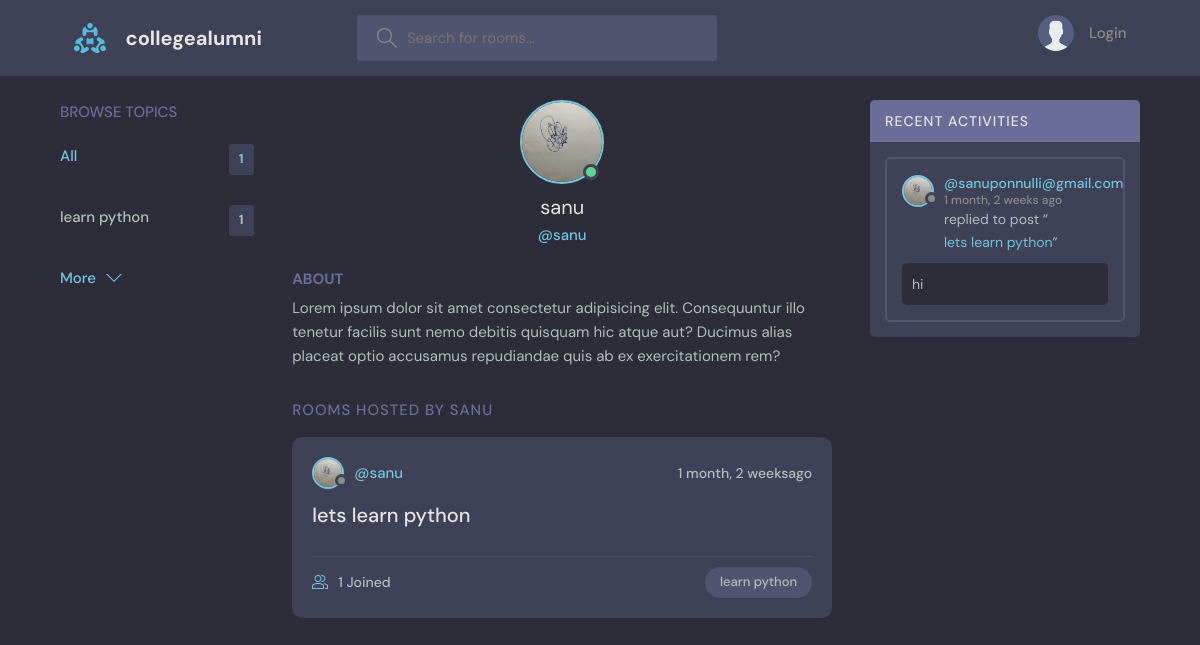
The app's page /profile/1/, older data.
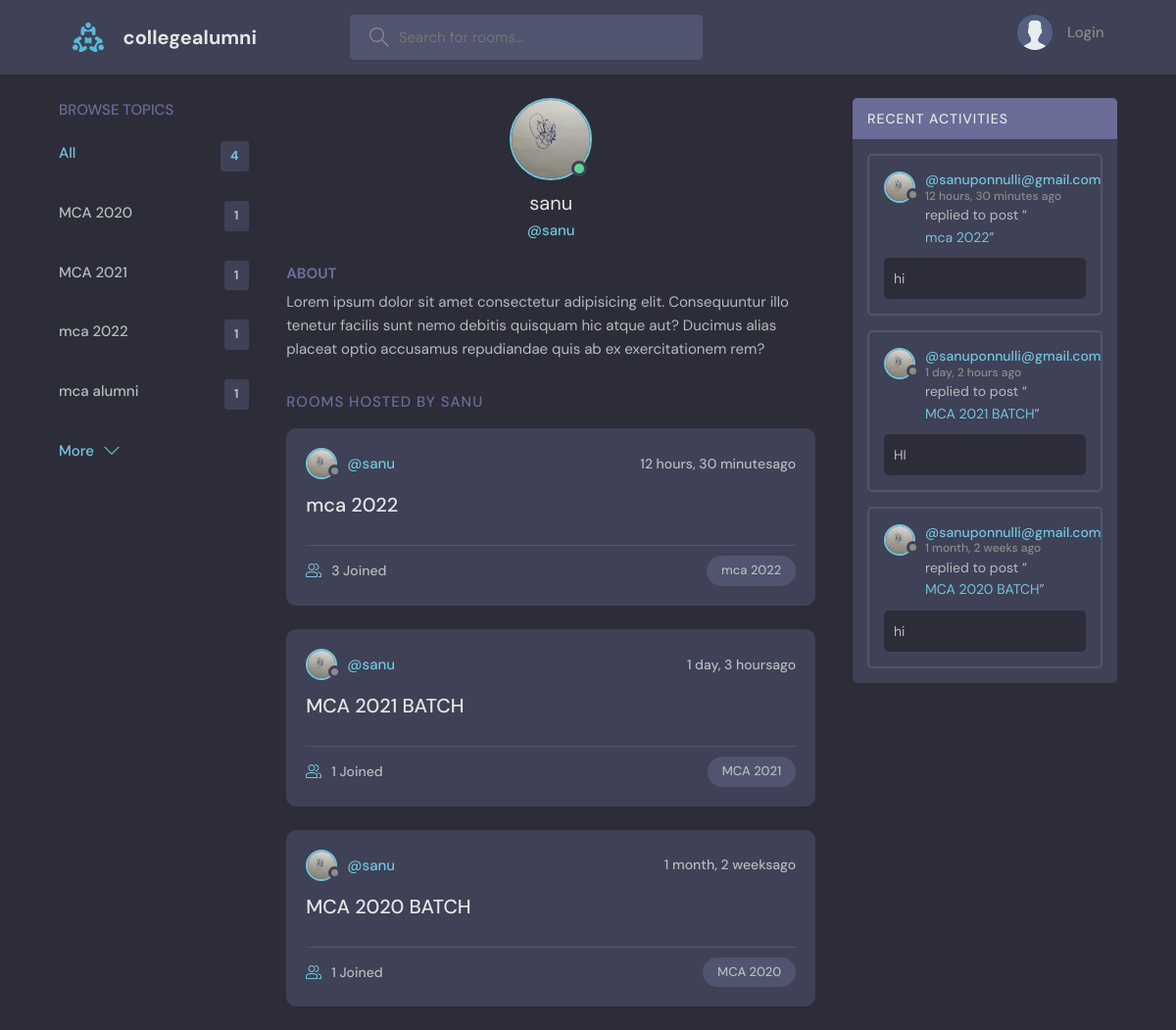
The same page, newer data.
### base/models.py (models this page shows, shortened)
class Topic(models.Model):
    name=models.CharField(max_length=200)

class User(AbstractUser):
    name = models.CharField(max_length=200,null=True)
    email= models.EmailField(null=True,unique=True)
    bio=models.TextField(null=True)
    avatar=models.ImageField(null=True, default='avatar.svg')
    USERNAME_FIELD='email'
    REQUIRED_FIELDS=[]

class Room(models.Model):
    host=models.ForeignKey(User,on_delete=models.SET_NULL,null=True)
    topic=models.ForeignKey(Topic,on_delete=models.SET_NULL,null=True)
    name=models.CharField(max_length=200)
    description=models.TextField(null=True,blank=True)
    participants=models.ManyToManyField(User,related_name='participants',blank=True)
    updated=models.DateTimeField(auto_now=True)
    created=models.DateTimeField(auto_now_add=True)
    def __str__(self):
        return self.name
    class Meta:
        ordering=['-updated','-created']

class Message(models.Model):
    user=models.ForeignKey(User,on_delete=models.CASCADE)
    room=models.ForeignKey(Room,on_delete=models.CASCADE)
    body=models.TextField()
    updated=models.DateTimeField(auto_now=True)
    created=models.DateTimeField(auto_now_add=True)
    def __str__(self):
        return self.body[0:50]
    class Meta:
        ordering=['-updated','-created']

### base/views.py (the view)
# urls.py: path('profile/<str:pk>/', views.userProfile,name="user-Profile"),
def userProfile(request,pk):
    user=User.objects.get(id=pk)
    rooms=user.room_set.all()
    room_messages=user.message_set.all()
    topic=Topic.objects.all()
    context={'user':user,'rooms':rooms,'room_messages':room_messages,'topics':topic}
    return render(request,'base/profile.html',context)

### base/templates/base/profile.html (shortened to what this page needs)
    {% extends 'main.html'%}
    {%block content%}
  <main class="profile-page layout layout--3">
    <div class="container">
      {%include 'base/topics_components.html'%}
      <div class="roomList">
        <div class="profile">
          <div class="profile__avatar">
            <div class="avatar avatar--large active">
              <img src={{user.avatar.url}} />
            </div>
          </div>
          <div class="profile__info">
            <h3>{{user.username}}</h3>
            <p>@{{user.username}}</p>
          </div>
          <div class="profile__about">
            <h3>About</h3>
            <p>
              Lorem ipsum dolor sit amet consectetur adipisicing elit. Consequuntur illo tenetur
              facilis sunt nemo debitis quisquam hic atque aut? Ducimus alias placeat optio
              accusamus repudiandae quis ab ex exercitationem rem?
            </p>
          </div>
        </div>
        <div class="roomList__header">
          <div>
            <h2> Rooms Hosted by {{user.username}}</a>
            </h2>
          </div>
        </div>
        {%include 'base/feed_component.html'%}
      </div>
      {%include 'base/activity_component.html'%}
    </div>
  </main>
  {%endblock content%}

### templates/main.html (shortened to what this page needs)
<!DOCTYPE html>
{% load static %}
<html lang="en">
  <head>
    <link rel="stylesheet" href="{% static 'styles/style.css' %}" />
  </head>
  <body>
    {%include 'navbar.html'%}
    {%block content%}
    {%endblock%}
  </body>
</html>

### templates/navbar.html (shortened to what this page needs)
{% load static%}
 <header class="header header--loggedIn">
  <div class="container">
    <a href="{% url 'home'%}" class="header__logo">
      <img src="{%static 'images/logo.svg'%}" />
      <h1>collegealumni</h1>
    </a>
    <form class="header__search" method="GET" action="{% url 'home'%}">
      <label>
        <input name="q" placeholder="Search for rooms..." />
      </label>
    </form>
    <nav class="header__menu">
      {%if request.user.is_authenticated%}
      <div class="header__user">
        <a href="{%url 'user-Profile' request.user.id %}">
          <div class="avatar avatar--medium active">
            <img src={{request.user.avatar.url}} />
          </div>
          <p>{{request.user.username}}<span>@{{request.user.username}}</span></p>
        </a>
        <button class="dropdown-button">
          <svg version="1.1" xmlns="http://www.w3.org/2000/svg" width="32" height="32" viewBox="0 0 32 32">
            <title>chevron-down</title>
            <path d="M16 21l-13-13h-3l16 16 16-16h-3l-13 13z"></path>
          </svg>
        </button>
      </div>
      {% else %}
      <a href="{%url 'login'%}">
        <img src="{%static 'images/avatar.svg'%}" />
        <p>Login</p>
      </a>
      {%endif%}
    </nav>
  </div>
</header>

### base/templates/base/topics_components.html
<div class="topics">
    <div class="topics__header">
      <h2>Browse Topics</h2>
    </div>
    <ul class="topics__list">
      <li>
        <a href="{% url 'home'%}" class="active">All <span>{{topics.count}}</span></a>
      </li>
      {%for topic in topics%}
      <li>
        <a href="{%url 'home'%}?q={{topic.name}}">{{topic.name}} <span>{{topic.room_set.all.count}}</span></a>
      </li>
      {%endfor%}
    </ul>
    <a class="btn btn--link" href="{% url 'topics'%}">
      More
      <svg version="1.1" xmlns="http://www.w3.org/2000/svg" width="32" height="32" viewBox="0 0 32 32">
        <title>chevron-down</title>
        <path d="M16 21l-13-13h-3l16 16 16-16h-3l-13 13z"></path>
      </svg>
    </a>
  </div>

### base/templates/base/feed_component.html (shortened to what this page needs)
{%for room in rooms%}
<div class="roomListRoom">
    <div class="roomListRoom__header">
      <a href="{% url 'user-Profile' room.host.id%}" class="roomListRoom__author">
        <div class="avatar avatar--small">
          <img src={{room.host.avatar.url}} />
        </div>
        <span>@{{room.host.username}}</span>
      </a>
      <div class="roomListRoom__actions">
        <span>{{room.created|timesince}}ago</span>
      </div>
    </div>
    <div class="roomListRoom__content">
      <a href="{% url 'room' room.id%}">{{room.name}}</a>
    </div>
    <div class="roomListRoom__meta">
      <a href="{% url 'room' room.id%}" class="roomListRoom__joined">
        {{room.participants.all.count}} Joined
      </a>
      <p class="roomListRoom__topic">{{room.topic.name}}</p>
    </div>
  </div>
  {%endfor%}

### base/templates/base/activity_component.html (shortened to what this page needs)
<div class="activities">
     <div class="activities__header">
       <h2>Recent Activities</h2>
     </div>
     {% for message in room_messages%}
     <div class="activities__box">
       <div class="activities__boxHeader roomListRoom__header">
         <a href="{%url 'user-Profile' message.user.id%}" class="roomListRoom__author">
           <div class="avatar avatar--small">
             <img src={{message.user.avatar.url}} />
           </div>
           <p>
               @{{message.user}}
             <span>{{message.created|timesince}} ago</span>
           </p>
         </a>
       </div>
       <div class="activities__boxContent">
         <p>replied to post “<a href="{%url 'room' message.room.id%}">
           {{message.room}}</a>”</p>
         <div class="activities__boxRoomContent">
           {{message.body}}
         </div>
       </div>
     </div>
     {%endfor%}
   </div>

Row changes from the older to the newer data that the page shows:
removed Topic: name "learn python", room_set.all.count "1"
added Topic: name "MCA 2020", room_set.all.count "1"
added Topic: name "MCA 2021", room_set.all.count "1"
added Topic: name "mca 2022", room_set.all.count "1"
added Topic: name "mca alumni", room_set.all.count "1"
added Room: host.avatar (picture), host.username "sanu", created "12 hours, 30 minutes", name "mca 2022", participants.all.count "3", topic.name "mca 2022"
added Room: host.avatar (picture), host.username "sanu", created "1 day, 3 hours", name "MCA 2021 BATCH", participants.all.count "1", topic.name "MCA 2021"
changed Room id 1: name "lets learn python" → "MCA 2020 BATCH"; topic.name "learn python" → "MCA 2020"
added Message: user.avatar (picture), user "sanuponnulli@gmail.com", created "12 hours, 30 minutes", room "mca 2022", body "hi"
added Message: user.avatar (picture), user "sanuponnulli@gmail.com", created "1 day, 2 hours", room "MCA 2021 BATCH", body "HI"
changed through a linked row, Message: room "lets learn python" → "MCA 2020 BATCH"
Text that changed along with them:
{{ topics.count }}: "1" → "4"
